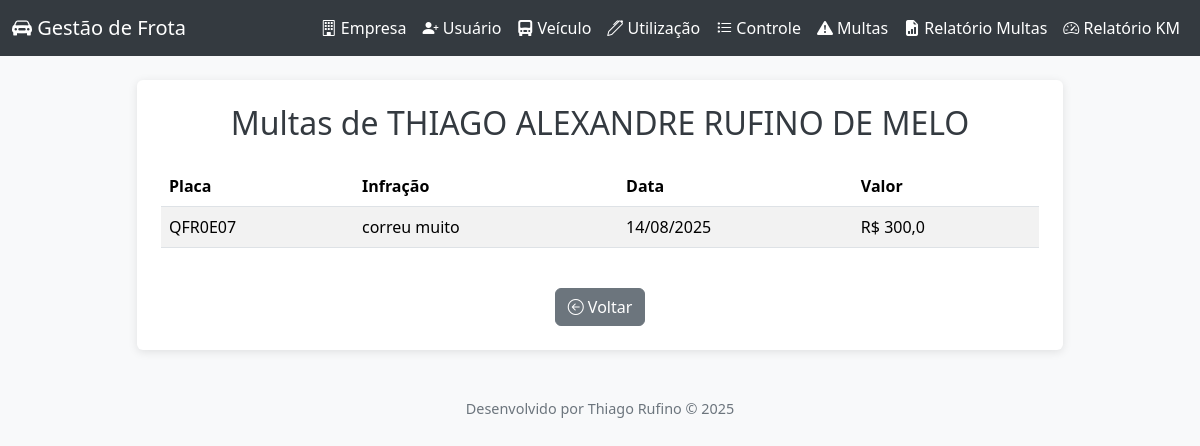
The page /consultar_multas_por_condutor/1 on the database its author committed.
### app.py (models this page shows)
class Usuario(db.Model):
    id = db.Column(db.Integer, primary_key=True)
    nome = db.Column(db.String(100), nullable=False)
    cargo = db.Column(db.String(100), nullable=False)
    setor = db.Column(db.String(100), nullable=False)

class Multa(db.Model):
    id = db.Column(db.Integer, primary_key=True)
    usuario_id = db.Column(db.Integer, db.ForeignKey('usuario.id'), nullable=True)
    veiculo_id = db.Column(db.Integer, db.ForeignKey('veiculo.id'), nullable=True)
    centro_custo = db.Column(db.String(100), nullable=True)
    unidade = db.Column(db.String(100), nullable=True)
    modalidade = db.Column(db.String(100), nullable=True)
    empresa_id = db.Column(db.Integer, db.ForeignKey('empresa.id'), nullable=True)
    placa = db.Column(db.String(10), nullable=False)
    mes_referencia = db.Column(db.String(7), nullable=True)
    infracao = db.Column(db.String(255), nullable=True)
    data_infracao = db.Column(db.Date, nullable=True)
    hora_infracao = db.Column(db.String(5), nullable=True)
    valor_termo_desc = db.Column(db.Float, nullable=True)
    desconto_realizado = db.Column(db.String(3), nullable=True) # 'Sim' ou 'Não'
    enviado_email_rh = db.Column(db.String(3), nullable=True) # 'Sim' ou 'Não'
    observacao = db.Column(db.Text, nullable=True)
    usuario = db.relationship('Usuario')
    veiculo = db.relationship('Veiculo')
    empresa = db.relationship('Empresa')

### app.py (the view)
@app.route('/consultar_multas_por_condutor/<int:usuario_id>')
def consultar_multas_por_condutor(usuario_id):
    usuario = db.session.get(Usuario, usuario_id)
    if not usuario:
        flash('Condutor não encontrado.', 'danger')
        return redirect(url_for('cadastro_multa'))
    multas_usuario = Multa.query.filter_by(usuario_id=usuario_id).order_by(Multa.data_infracao.desc()).all()
    return render_template('consultar_multas_por_condutor.html', usuario=usuario, multas=multas_usuario)

### templates/consultar_multas_por_condutor.html
{% extends "base.html" %}
{% block content %}
<div class="row justify-content-center">
    <div class="col-md-10">
        <div class="card p-4">
            <h2 class="mb-4 text-center">
                Multas de {{ usuario.nome }}
            </h2>
            {% if multas %}
            <table class="table table-striped">
                <thead>
                    <tr>
                        <th>Placa</th>
                        <th>Infração</th>
                        <th>Data</th>
                        <th>Valor</th>
                    </tr>
                </thead>
                <tbody>
                    {% for multa in multas %}
                    <tr>
                        <td>{{ multa.placa }}</td>
                        <td>{{ multa.infracao }}</td>
                        <td>{{ multa.data_infracao.strftime('%d/%m/%Y') }}</td>
                        <td>R$ {{ multa.valor_termo_desc | string | replace('.', ',') }}</td>
                    </tr>
                    {% endfor %}
                </tbody>
            </table>
            {% else %}
            <div class="alert alert-info text-center" role="alert">
                Nenhuma multa encontrada para este condutor.
            </div>
            {% endif %}
            <div class="text-center mt-4">
                <a href="{{ url_for('cadastro_multa') }}" class="btn btn-secondary">
                    <i class="bi bi-arrow-left-circle"></i> Voltar
                </a>
            </div>
        </div>
    </div>
</div>
{% endblock %}

### templates/base.html (style rules this page uses)
body { background-color: #f8f9fa; }
.card { border: none; box-shadow: 0 2px 10px rgba(0,0,0,0.1); }
.btn-secondary { background-color: #6c757d; }
h1, h2 { color: #343a40; }

### rows shown on the page
Usuario: nome "THIAGO ALEXANDRE RUFINO DE MELO"
Multa: placa "QFR0E07", infracao "correu muito", data_infracao "14/08/2025", valor_termo_desc "300,0"

### other values the page prints
{{ 2025 }} "2025"
